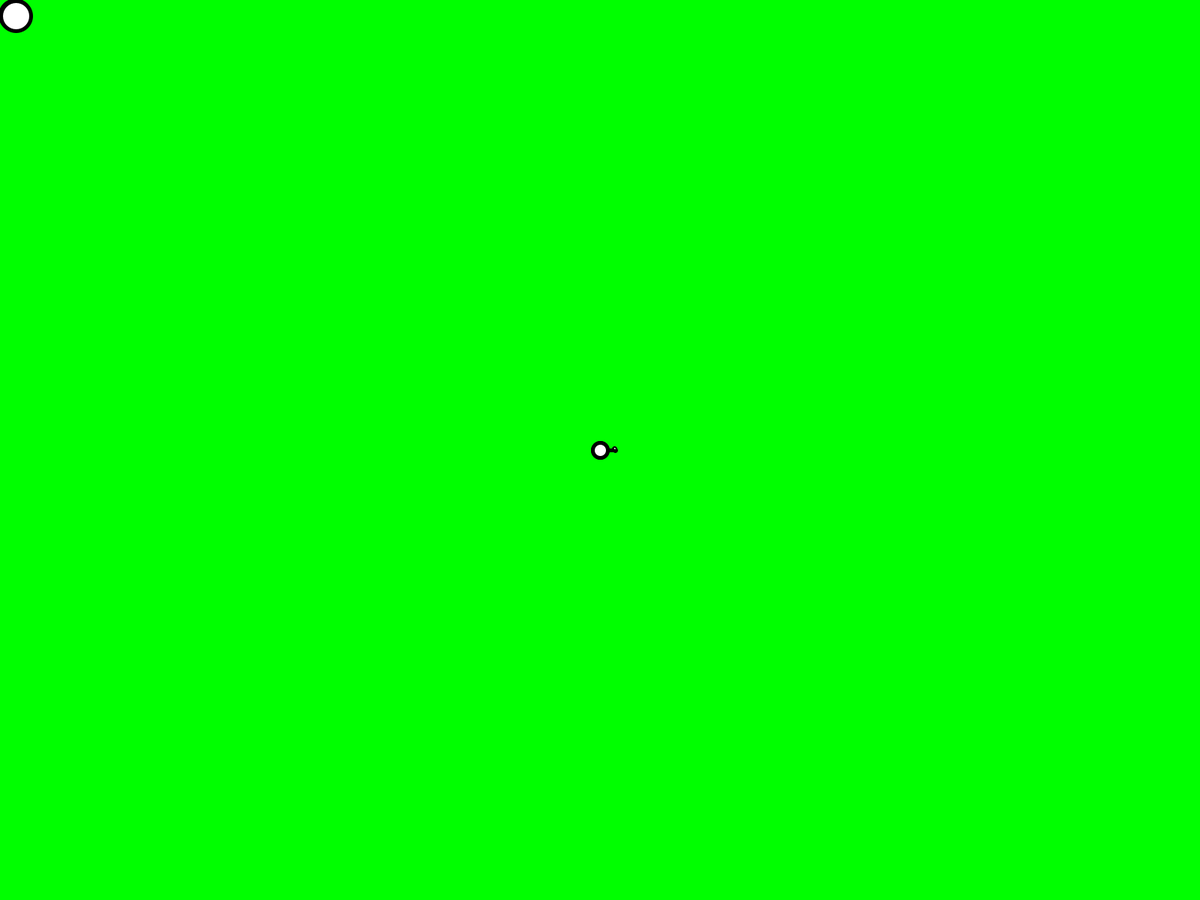
Frame 1 (no input)
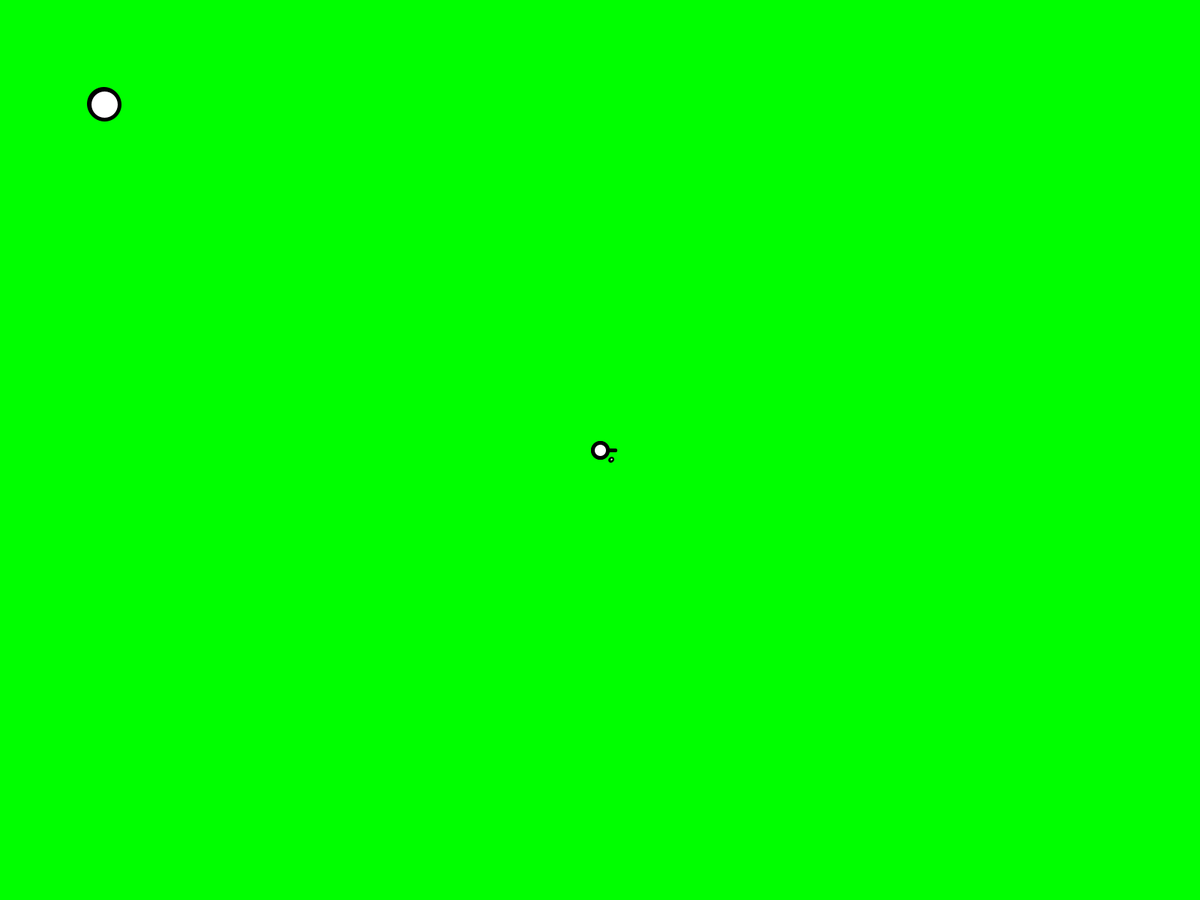
Frame 60 (the mouse pressed at the canvas centre just before this capture)
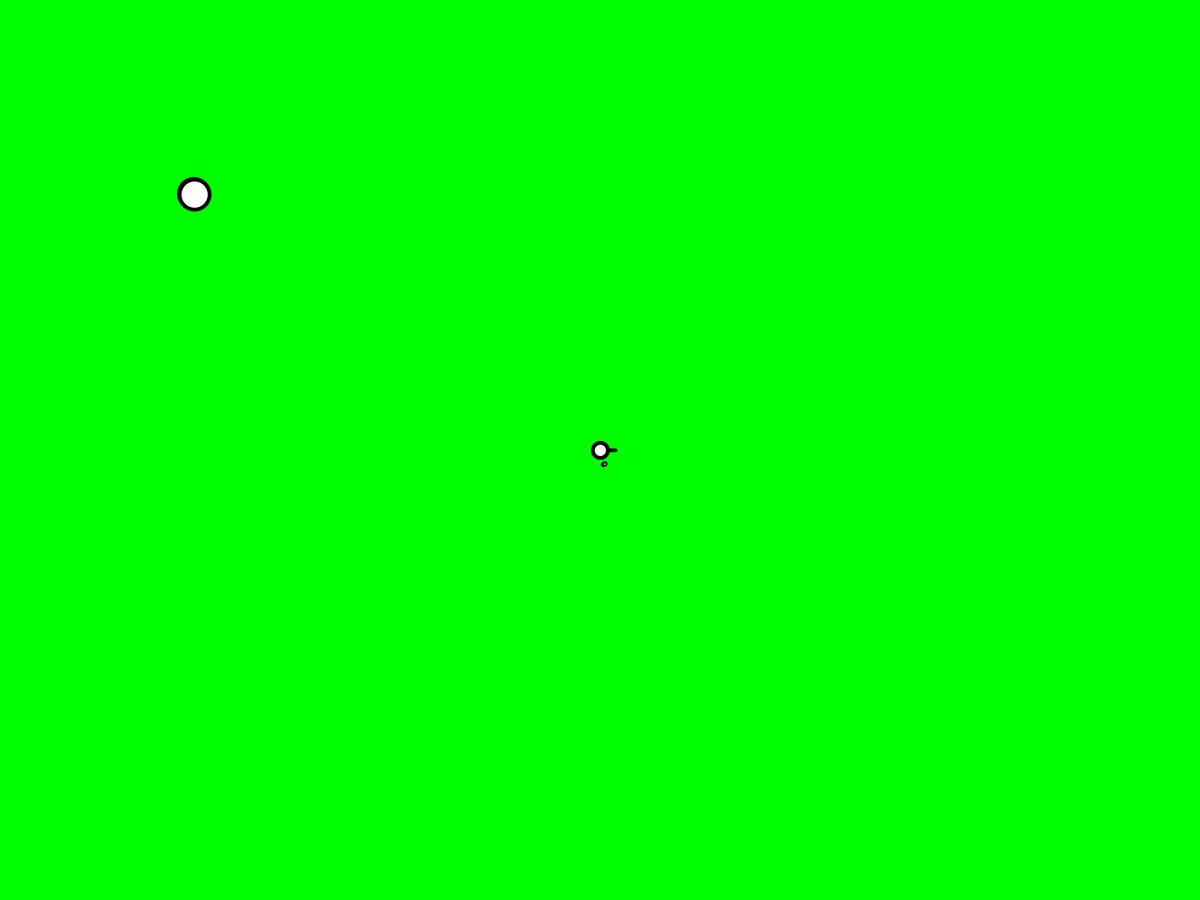
Frame 120 (the mouse held since frame 60 and released just before this capture)

The Processing sketch that drew these frames (run headless with seeded random() and noise(); from frame 60 on, the mouse is pressed at the canvas centre):

// Processing sketch: jouke
// ── jouke.pde
float hoek_kanon = 0;
float x_kogel = 0;
float y_kogel = -100;
float hoek_kogel = 0;
float x_waah = 20;
float y_waah = 20;
float xm = 1;
float ym = 1;
float hm = -0.1;
float am = 0;
float a = 20;
float b = 1;
float c = 0;
int level = 1;

void setup()
{
  frameRate(100);
  fullScreen();
  strokeWeight(5);
}

void draw()
{
  if (level == 1)
  {
  background(0, 255, 0);
  final float x_midden = width / 2;
  final float y_midden = height / 2;
  final float x_kanon = x_midden + (cos(hoek_kanon) * 20);
  final float y_kanon = y_midden - (sin(hoek_kanon) * 20);
  x_kogel = cos(hoek_kogel) * a + width/2;
  y_kogel = sin(hoek_kogel) * a + height/2;
  line(x_midden, y_midden, x_kanon, y_kanon);
  ellipse(x_midden, y_midden, 20, 20);
  ellipse(x_kogel, y_kogel, 2, 2);
  if (b == 1 && c < 1) {
    ellipse(x_waah, y_waah, 40, 40);
  }
  hoek_kogel += hm;
  if (x_waah > width - 20 || x_waah < 20) xm *= -1;
  if (y_waah > height - 20 || y_waah < 20) ym *= -1;
  x_waah += xm;
  y_waah += ym;
  a += am;
  if (keyPressed)
  {
    if (key == ' ')
    {
      hoek_kogel = -hoek_kanon;
      hm = 0;
      a = 20;
      am = 2;
    }
    if (keyCode == LEFT) hoek_kanon += 0.005;
    if (keyCode == RIGHT) hoek_kanon -= 0.005;
  }
  if (dist(x_kogel, y_kogel, x_waah, y_waah) < 20)
  {
    fill(255, 0, 0);
    background(0, 0, 255);
    b = 0;
    level += 1;
  }
  if (level > 2)
  {
    background(0, 0, 255);
  }
  x_kogel = cos(hoek_kogel) * a + width/2;
  y_kogel = sin(hoek_kogel) * a + height/2;
  line(x_midden, y_midden, x_kanon, y_kanon);
  ellipse(x_midden, y_midden, 20, 20);
  ellipse(x_kogel, y_kogel, 2, 2);
  if (b == 1 && c < 1) {
  ellipse(x_waah, y_waah, 40, 40);
  }
  hoek_kogel += hm;
  if (x_waah > width - 20 || x_waah < 20) xm *= -1;
  if (y_waah > height - 20 || y_waah < 20) ym *= -1;
  x_waah += xm;
  y_waah += ym;
  a += am;
  if (keyPressed)
  {
    if (key == ' ')
    {
      hoek_kogel = -hoek_kanon;
      hm = 0;
      a = 20;
      am = 2;
    }
    if (keyCode == LEFT) hoek_kanon += 0.05;
    if (keyCode == RIGHT) hoek_kanon -= 0.05;
  }
  if (dist(x_kogel, y_kogel, x_waah, y_waah) < 20)
  {
    fill(255, 0, 0);
    b = 0;
    level += 1;
  }
}
}
